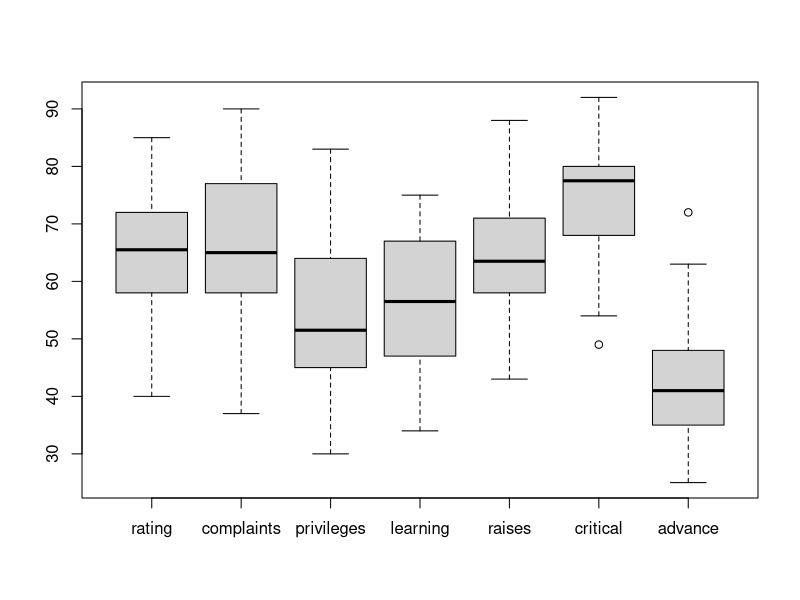
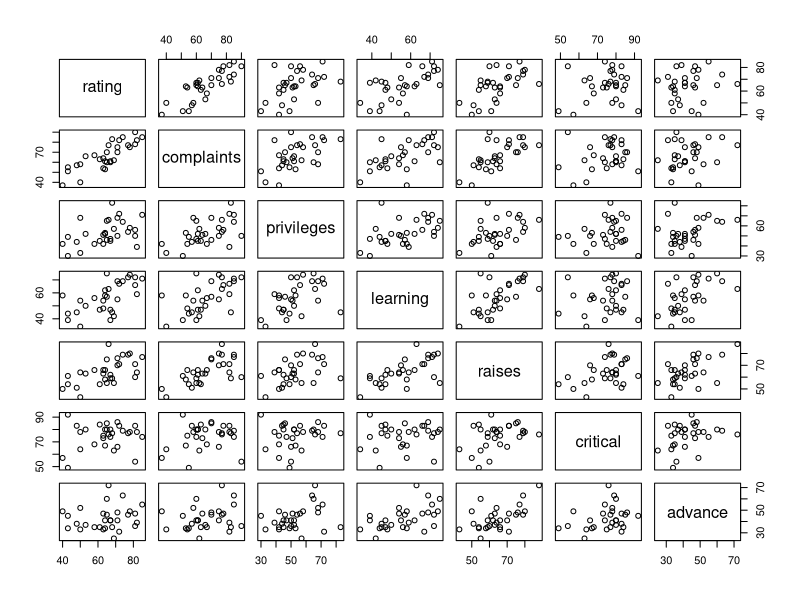

These charts were generated, in order, by the following R code:
## ---- chunk 1
data()
## ---- chunk 2
data(attitude)
## ---- chunk 3
names(attitude)
## ---- chunk 4
dim(attitude)
## ---- chunk 5
head(attitude)
tail(attitude)
## ---- chunk 6
View(attitude)
## ---- chunk 7
summary(attitude)
## ---- chunk 8
?attitude
## ---- chunk 9
str(attitude)
## ---- chunk 10
boxplot(attitude)
## ---- chunk 11
plot(attitude)
